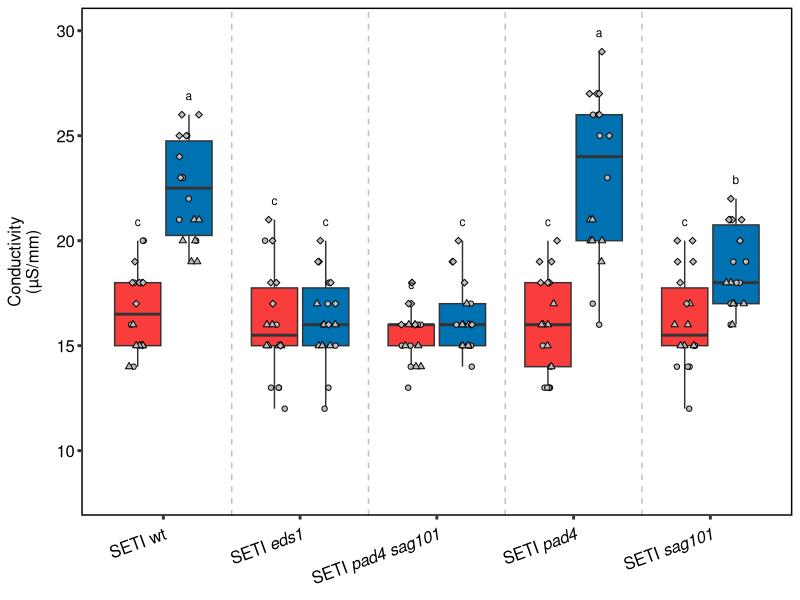
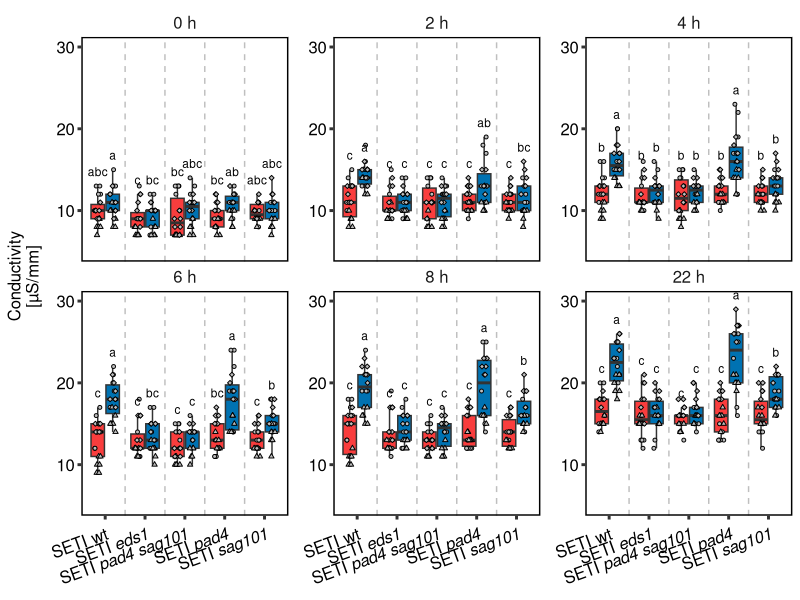

These charts were generated, in order, by the following R code:
## ---- chunk 1
library("ggplot2")
library("tibble")
library("tidyr")
library("ggpubr")
library("multcompView")
## ---- chunk 2
electro_leakage <- read.csv2(file = "./Data/Lipase_combine.csv", header = TRUE, dec = ",", sep = ";", fileEncoding="UTF-8-BOM")
electro_leakage = electro_leakage[,1:3]
electro_leakage_2 = as_tibble(electro_leakage)
names(electro_leakage_2) = c("sample", "value", "batch")
## ---- chunk 3
el6 = separate(electro_leakage_2, "sample", sep = "_", into = c("Line_Treatment", "Time_Sample"), extra = "merge")
el7 = separate(el6, "Time_Sample", sep = "_", into = c("Time", "Sample"), extra = "merge")
el8 = unite(el7, Line_Treatment, Time, col = "Line_Treatment_Time", sep = "_")
el8 = na.omit(el8)
el9 = aggregate(el8$value, list(el8$Line_Treatment_Time), mean)
sd_val = aggregate(el8$value, list(el8$Line_Treatment_Time), sd)
names(sd_val) = c("Group.1", "SD")
combine = cbind(el9, sd_val$SD)
names(combine) = c("Line_Treatment_Time", "Mean", "SD")

el10 = separate(combine, "Line_Treatment_Time", sep = "_", into = c("Line_Treatment", "Time"), extra = "merge")
el10$Time = gsub("h", "", el10$Time)
el10$Time = as.numeric(el10$Time)

el11 = el7
el11$Time = gsub("h", "", el11$Time)
el11$Time = as.numeric(el11$Time)

seti_24_stats = el11[el11$Time == 24,]

el12 = el11[el11$Time == 24,]
el12 = separate(el11, "Line_Treatment", sep = "\\(", into = c("Line", "Treatment"), extra = "merge")
el12= na.omit(el12)
el12$Line = factor(el12$Line)
el12$Treatment = factor(el12$Treatment, levels = c("m)", "E)"))
el12$Line = sub("SETI", "SETI ", el12$Line)
el12$Line = sub("pad4sag101", "pad4 sag101", el12$Line)
levels(factor(el12$Line))
el12$Line = factor(el12$Line,  levels = c("SETI ", "SETI eds1", "SETI pad4 sag101", "SETI pad4", "SETI sag101"))
el12$shapes = rep(NA, length(el12$Line))
el12$shapes[el12$batch == "A1"] = 21
el12$shapes[el12$batch == "A3"] = 24
## ---- chunk 4
# activity_treatment = aov(seti_24_stats$value ~ seti_24_stats$Line_Treatment)
# summary(aov(seti_24_stats$value ~ seti_24_stats$Line_Treatment))
# 
# Tuckey <- TukeyHSD(activity_treatment)
# test_value <- HSD.test(activity_treatment, "seti_24_stats$Line_Treatment", group = TRUE,
#                        console=TRUE)
# 
# sig = data.frame(Line = row.names(test_value[[5]]), sig_letter = test_value[[5]][[2]])
# sig$Line = factor(sig$Line, levels = c("SETI(m)", "SETI(E)", "SETIeds1(m)", "SETIeds1(E)", "SETIpad4sag101(m)", "SETIpad4sag101(E)", 
#                                       "SETIpad4(m)", "SETIpad4(E)", "SETIsag101(m)", "SETIsag101(E)"))
# line_order = order(sig$Line, levels = c("SETI(m)", "SETI(E)", "SETIeds1(m)", "SETIeds1(E)", "SETIpad4sag101(m)", "SETIpad4sag101(E)", 
#                                         "SETIpad4(m)", "SETIpad4(E)", "SETIsag101(m)", "SETIsag101(E)"))
# sig_ordered = sig[line_order,]

# New way
seti_24_stats = separate_wider_delim(seti_24_stats, cols = Line_Treatment, delim = "(", names = c("Line", "Treatment"))

activity_treatment = aov(seti_24_stats$value ~ factor(seti_24_stats$Line)*factor(seti_24_stats$Treatment) + factor(seti_24_stats$batch))
summary(aov(seti_24_stats$value ~ seti_24_stats$Line*seti_24_stats$Treatment + seti_24_stats$batch))

Tuckey <- TukeyHSD(activity_treatment)

test_value = multcompLetters4(activity_treatment, Tuckey)

sig = data.frame(Line = names(test_value$`factor(seti_24_stats$Line):factor(seti_24_stats$Treatment)`[[1]]), sig_letter = test_value$`factor(seti_24_stats$Line):factor(seti_24_stats$Treatment)`[[1]] )
sig$Line = factor(sig$Line, levels = c("SETI:m)", "SETI:E)", "SETIeds1:m)", "SETIeds1:E)", "SETIpad4sag101:m)", "SETIpad4sag101:E)", 
                                      "SETIpad4:m)", "SETIpad4:E)", "SETIsag101:m)", "SETIsag101:E)"))
line_order = order(sig$Line, levels = c("SETI:m)", "SETI:E)", "SETIeds1:m)", "SETIeds1:E)", "SETIpad4sag101:m)", "SETIpad4sag101:E)", 
                                        "SETIpad4:m)", "SETIpad4:E)", "SETIsag101:m)", "SETIsag101:E)"))
sig_ordered = sig[line_order,]

print(summary(aov(seti_24_stats$value ~ seti_24_stats$Line*seti_24_stats$Treatment + seti_24_stats$batch)))
print(Tuckey)
print(test_value )

## ---- chunk 5
######################## Boxplot Line Treatment separate

#################Part1 Image size: 1182×829

el12$shapes[el12$batch == "A4"] = 23

dlab_theme = theme(axis.title.y = element_text(margin = margin(r = 10)), text = element_text(size=12), axis.text = element_text(size=12),
        axis.text.x = element_text(margin = margin(t = 5), size = 12, colour = "black", angle = 20, hjust=1),
        axis.text.y = element_text(color = "black"),
        axis.line = element_blank(),
        axis.ticks = element_line(size = 1),
        axis.title.x = element_blank(),
        legend.position="none", 
        legend.text= element_text(size = 12),
        #legend.title = element_text(size = 16, face = "bold"),
        panel.background = element_blank(),
        panel.spacing.x = unit(1, "lines"),
        panel.spacing.y=unit(0,"lines"),
        panel.grid =  element_blank(),
        legend.title = element_blank(),
        #panel.grid.major.y =  element_line(colour = "#999999"),
        panel.grid.minor.y =  element_blank(),
        panel.border = element_rect(fill = NA, color = "black", linewidth = 1),
        strip.background =element_rect(fill="white"),
        strip.text.x = element_text(size = 12, hjust = 0.5))

plot1_4 = ggplot(el12[el12$Time == 24,], aes(y = value, x = Line))  +
  geom_boxplot(aes(fill = Treatment), outlier.shape = NA) +
  geom_jitter(mapping = aes(shape = batch, color = Treatment, group = Treatment), fill = "grey", size=1.5, position = position_jitterdodge(jitter.width = 0.3, dodge.width = 0.75)) +
  ylim(8,30) +
  scale_fill_manual(values = c("#F93D3D",  "#0072B2"),
                    name = "Treatments", labels = c("Mock", "ETI"))  +
  scale_shape_manual(name = "Batches",  values = unique(el12$shapes), labels = c("B1", "B2", "B3")) +
  scale_color_manual(values = c("black", "black")) +
  guides(color = FALSE) +
  #scale_shape_discrete(position = position_identity()) +
  labs(y = "Conductivity\n(µS/mm)", x = "Line") + dlab_theme +
  scale_x_discrete(breaks = c("SETI ", "SETI eds1", "SETI pad4 sag101", "SETI pad4", "SETI sag101"), labels=c(expression("SETI wt"), expression("SETI" ~ italic("eds1")), expression("SETI" ~ italic("pad4 sag101")), expression("SETI" ~ italic("pad4")), expression("SETI" ~ italic("sag101"))))

test = ggplot_build(plot1_4)

plot1_4 = plot1_4 +
  annotate(geom = "text", x = test[["data"]][[1]][["x"]], y= test[["data"]][[1]][["ymax"]] + 0.9, label = sig_ordered$sig_letter, size = 3, color = "black") +
  geom_vline(xintercept = c(1.5,2.5,3.5,4.5), linetype = "dashed", alpha = 0.25)

print(plot1_4)
## ---- chunk 6

labeller = labeller(Time = 
                      c("0" = "0 h",
                        "2" = "2 h",
                        "4" = "4 h",
                        "6" = "6 h",
                        "8" = "8 h",
                        "22" = "22 h"))

plot1_3 = ggplot(el12[el12$Time < 24,], aes(y = value, x = Line, fill = Treatment)) +
  geom_boxplot(aes(fill = Treatment), outlier.shape = NA) +
  geom_jitter(mapping = aes(shape = batch, color = Treatment, group = Treatment), fill = "grey", size=1, position = position_jitterdodge(jitter.width = 0.3, dodge.width = 0.75 )) +
  ylim(5,30) +
  scale_fill_manual(values = c("#F93D3D",  "#0072B2"),
                    name = "Treatment", labels = c("Mock", "ETI"))  +
  scale_shape_manual(values = unique(el12$shapes)) +
  scale_color_manual(values = c("black", "black")) +
  labs(y = "Conductivity\n[µS/mm]", x = "Line") +
  dlab_theme +
  scale_x_discrete(breaks = c("SETI ", "SETI eds1", "SETI pad4 sag101", "SETI pad4", "SETI sag101"), labels=c(expression("SETI wt"), expression("SETI" ~ italic("eds1")), expression("SETI" ~ italic("pad4 sag101")), expression("SETI" ~ italic("pad4")), expression("SETI" ~ italic("sag101")))) + 
  facet_wrap(.~Time, scales="free_y", labeller = labeller)

test1_3 = ggplot_build(plot1_3)
## ---- chunk 7

stats_table = data.frame(Line_treatment = NA,
                         sig_letters = NA, timepoint = NA)
el12$batch = factor(el12$batch)
el12$Line = factor(el12$Line)
el12$Treatment = factor(el12$Treatment)

for (timepoints in unique(el12$Time[el12$Time != 24])) {
  activity_treatment = aov(el12[el12$Time == timepoints,]$value ~ el12[el12$Time == timepoints,]$Line*el12[el12$Time == timepoints,]$Treatment + el12[el12$Time == timepoints,]$batch)
  summary(activity_treatment)
  Tuckey <- TukeyHSD(activity_treatment)
  stats = multcompLetters4(activity_treatment, Tuckey)
  time = rep(timepoints, length(stats[["el12[el12$Time == timepoints, ]$Line:el12[el12$Time == timepoints, ]$Treatment"]][[1]]))
  line_treatment = names(stats[["el12[el12$Time == timepoints, ]$Line:el12[el12$Time == timepoints, ]$Treatment"]][[1]])
  sig_letters = stats[["el12[el12$Time == timepoints, ]$Line:el12[el12$Time == timepoints, ]$Treatment"]][[1]]
  print("--------------------------------------------------------------------------------------")
  print(timepoints)
  print(summary)
  print(Tuckey)
  print(stats)
   print("--------------------------------------------------------------------------------------")
  help_table = data.frame(Line_treatment = line_treatment,
                          sig_letters = sig_letters, timepoint = time)
  stats_table = rbind(stats_table, help_table)
  stats_table = na.omit(stats_table)
}

stats_table$Line_treatment = factor(stats_table$Line_treatment, levels = c("SETI :m)", "SETI :E)", "SETI eds1:m)", "SETI eds1:E)",
                                              "SETI pad4 sag101:m)", "SETI pad4 sag101:E)", "SETI pad4:m)", "SETI pad4:E)",
                                              "SETI sag101:m)", "SETI sag101:E)"))


line_treatment_order = order(factor(stats_table$Line_treatment))
stats_table_1 = stats_table[line_treatment_order,]
stats_table_2 = stats_table_1[order(stats_table_1$timepoint),]

## ---- chunk 8

plot1_4 = plot1_3 +
  geom_text(data = tibble(test = 1:10), x = test1_3[["data"]][[1]][["x"]], y = test1_3[["data"]][[1]][["ymax"]] + 1.75, label = stats_table_2$sig_letters, size = 3, color = "black", inherit.aes = FALSE) +
  geom_vline(xintercept = c(1.5,2.5,3.5,4.5), linetype = "dashed", alpha = 0.25)

print(plot1_4)
